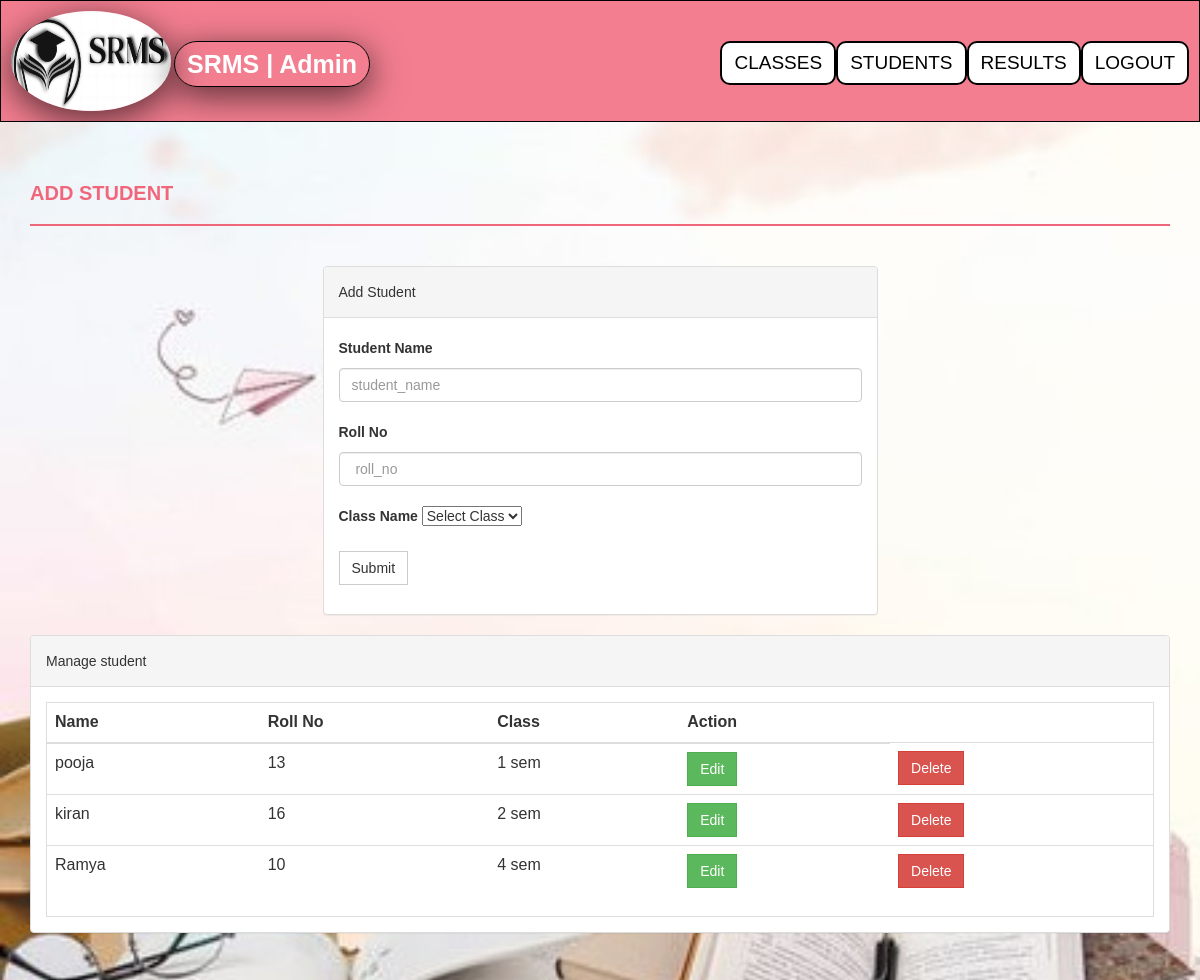
The page /student.php (signed in) on the database its author committed.
### tables this page shows
CREATE TABLE `students` (
  `name` varchar(30) NOT NULL,
  `rno` int(3) NOT NULL,
  `class_name` varchar(30) NOT NULL
);

### student.php (the view, shortened to what this page needs)
<html xmlns="http://www.w3.org/1999/xhtml">
<head>
    <link href="assets/css/bootstrap.css" rel="stylesheet" />
    <link href="assets/css/font-awesome.css" rel="stylesheet" />
    <link href="assets/css/style.css" rel="stylesheet" />
</head>
<body>
<div class="header">
<img src="images\1.png"  align="left" width="160"    height="100">
<br>
  <a href="" class="logo">SRMS | Admin</a>
  <div class="header-right">
  <a class="active"  href="class.php">CLASSES</a>
    <a class="active"  href="student.php">STUDENTS</a>
    <a class="active"	href="result.php">RESULTS</a>
	<a class="active" href="logout.php">LOGOUT</a>
  </div>
</div>
<div class="content-wrapper">
        <div class="container">
              <div class="row">
                    <div class="col-md-12">
                        <h1 class="page-head-line">Add Student</h1>
                    </div>
                </div>
                <div class="row" >
                  <div class="col-md-3"></div>
                    <div class="col-md-6">
                        <div class="panel panel-default">
                        <div class="panel-heading">
                           Add Student
                        </div>
                        <div class="panel-body">
                       <form action="student.php" method="post">
					     <div class="form-group">
    <label for="student_name">Student Name</label>
    <input type="text" class="form-control" id="student_name" name="student_name" placeholder="student_name" required />
  </div>
  <div class="form-group">
    <label for="roll_no"> Roll No</label>
    <input type="text" class="form-control" id=" roll_no" name=" roll_no" placeholder=" roll_no" required />
  </div>
    <div class="form-group">
    <label for="roll_no">Class Name</label>
 <?php
                    include('session.php');
                        echo '<select name="class_name">';
                        echo '<option selected disabled>Select Class</option>';
                    echo'</select>'
                ?>
  </div>
  <button type="submit" name="submit" class="btn btn-default">Submit</button>
</form>
</div>
</div>
</body>
</html>
<div class="col-md-12">
                    <div class="panel panel-default">
                        <div class="panel-heading">
                            Manage student
                        </div>
                        <div class="panel-body">
                            <div class="table-responsive table-bordered">
                                <table class="table">
                                    <thead>
                                        <tr>
                                            <th>Name</th>
                                            <th>Roll No</th>
											<th>Class</th>
                                            <th>Action</th>
											</tr>
											<?php
   include('studentdisplay.php');
?>
                            </div>
                        </div>
                    </div>
                </div>
	</body>
</html>

### studentdisplay.php (shortened to what this page needs)
<?php
            include('init.php');
            $sql = "SELECT `name`, `rno`, `class_name` FROM `students`";
            $result = mysqli_query($conn, $sql);
            if (mysqli_num_rows($result) > 0) {
                while($row = mysqli_fetch_array($result))
                  {
                    echo "<tr>";
                    echo "<td>" . $row['name'] . "</td>";
                    echo "<td>" . $row['rno'] . "</td>";
                    echo "<td>" . $row['class_name'] . "</td>";
					echo '<td><a class="btn btn-success" href="editstudent.php?name='.$row['name'].'">Edit</a></td>';
					echo '<td><a class="btn btn-danger" href="destudent.php?name='.$row['name'].'">Delete</a></td>';
                  echo "</tr>";
                  }
                echo "</table>";
            } else {
                echo "0 Students";
            }
        ?>

### style.css (style rules this page uses)
body { font-family: 'Roboto', sans-serif; line-height: 30px; }
.content-wrapper { margin-top: 40px; min-height: 600px; padding-bottom: 60px; }
.page-head-line { font-weight: 900; padding-bottom: 20px; border-bottom: 2px solid #F0677C; text-transform: uppercase; color: #F0677C; font-size: 20px; margin-bottom: 40px; }
.btn { border-radius: 0px; -webkit-border-radius: 0px; -moz-border-radius: 0px; }

### student.php (style rules this page uses)
body { background:url('444.jpg'); background-size:cover; }
* { box-sizing: border-box; }
body { margin: 0; font-family: Arial, Helvetica, sans-serif; }
.header { overflow: hidden; background-color: #f27e90; border: 1px solid black; padding: 10px 10px; }
.header a { float: left; color: white; text-align: center; padding: 12px; text-decoration: none; font-size: 19px; line-height: 16px; border-radius:10px; border: 2px solid black; }
.header a.logo { font-size: 25px; font-weight: bold; border-radius:30px; line-height: 20px; border: 1px solid black; -webkit-transition-duration: 0.7s; transition-duration: 0.4s; box-shadow: 0 10px 36px 0 rgba(0,0,0,0.5), 0 6px 27px 0 rgba(0,0,0,0.19); }
.header a.active { background-color:white; color: black; }
.header-right { float: right; }
img { border-radius: 50%; -webkit-transition-duration: 0.7s; transition-duration: 0.4s; box-shadow: 0 10px 36px 0 rgba(0,0,0,0.5), 0 6px 27px 0 rgba(0,0,0,0.19); }

### rows shown on the page
students: name "pooja", rno "13", class_name "1 sem"
students: name "kiran", rno "16", class_name "2 sem"
students: name "Ramya", rno "10", class_name "4 sem"
